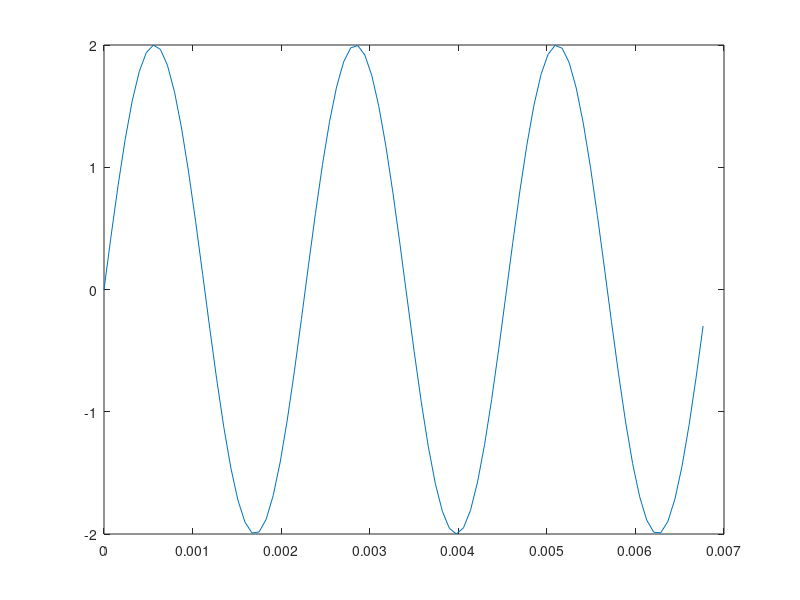

Here is the MATLAB script that generated this plot: (Note: this script raises an error after producing the figure.)
% SESIÓN 6 - SEÑALES Y SISTEMAS
% Ejercicio 0
% Apartado c

fs = 2000;
dt = 1/(2*pi*fs);
freq = 440;
T = 1/freq;
NCycles = 3;
t = 0:dt:NCycles*T;
y = 2*sin(2*pi*freq*t+0);

figure('Name','SEÑAL EN EL DOMINIO DEL TIEMPO','NumberTitle','off');
plot(t,y);
[w,F] = espectro(t,y,T);
figure('Name','ESPECTRO DE LA SEÑAL','NumberTitle','off');
plot(w,abs(F));

hold on
fs = 2000;
dt = 1/(2*pi*fs);
freq = 440;
T = 1/freq;
NCycles = 3.295;
t = 0:dt:NCycles*T;
y = 2*sin(2*pi*freq*t+0);

[w,F] = espectro(t,y,T);
plot(w,abs(F));
hold off